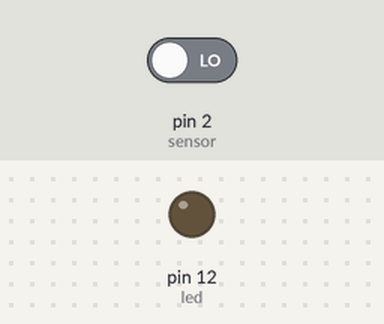
The sketch below on a simulated Arduino Uno, built with avr-gcc and run on an emulated ATmega328P. On the bench: output pins drawn as LEDs (lit = HIGH). The inputs (shaded band) are chosen by the test bench; at power-on: pin 2 (sensor) LOW.

Above: at 1.2 s.
1.3 s: pin 2 (sensor) driven HIGH
At 1.9 s:
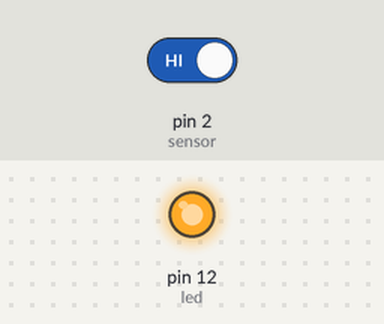
2.8 s: pin 2 (sensor) driven LOW
At 4.2 s:
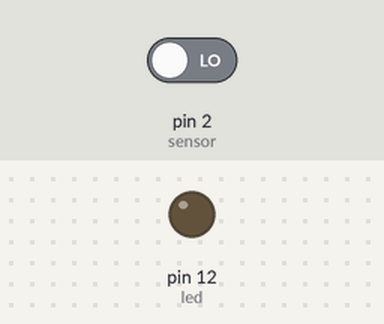
Timing chart, 0 to 5.8 s (numbered marks = the images above; inputs shaded):
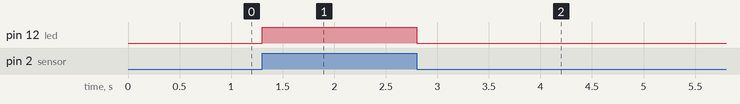

The sketch:

sensortouchTTP223.ino
```cpp
int sensor = 2;
int led = 12;
int estado_sensor;

void setup() {
  pinMode (sensor, INPUT);
  pinMode(led, OUTPUT);
  Serial.begin(9600);
}

void loop() {

  estado_sensor = digitalRead(sensor);

  if (estado_sensor == 1){
    digitalWrite(led, 1);
  }

  else {
    digitalWrite(led, 0);
  }
  delay(100);
}
```

Measured:
- after the input at 1.3 s, pin 12 (led): LOW → HIGH at once
- after the input at 2.8 s, pin 12 (led): HIGH → LOW at once
